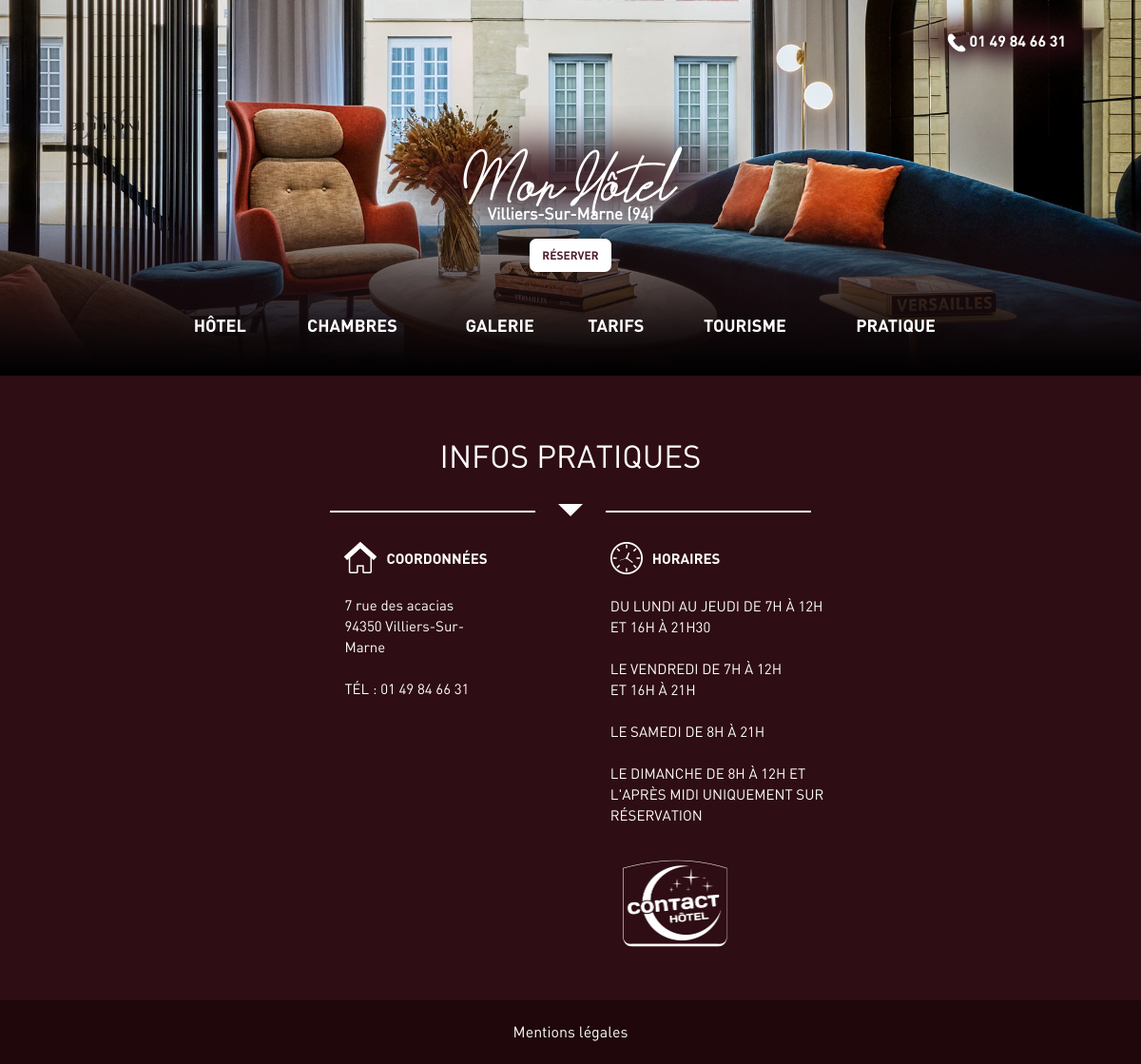
Page /infos_pratiques on the committed database.
### tables this page shows
CREATE TABLE `horaires` (
  `id` int NOT NULL,
  `horaire` text NOT NULL
);

### src/controllers/Controller.php (called while the page is built, shortened)
<?php
abstract class Controller
{
    private $chemin = "../views/";
    protected function render($view, $variables = [])
    {
        extract($variables);
        require $this->chemin . $view . '.php';
        require $this->chemin . "/template/default.php";
    }
}

### src/controllers/InfosPratiquesController.php (called while the page is built, shortened)
<?php
class InfosPratiquesController extends Controller
{
    private $infospratiques;
    public function __construct()
    {
        $this->infospratiques = new InfosPratiquesModel;
    }
    private function getInfosPratiques()
    {
        return $this->infospratiques->getInfosPratiques();
    }
    public function index()
    {
        $infospratiques = $this->getInfosPratiques();
        $this->render('infos_pratiques', compact('infospratiques'));
    }
}

### src/app/Database.php (called while the page is built, shortened)
<?php
class Database
{
    private $dsn = "mysql:dbname=hotel;host=localhost;charset=utf8";
    private $login = "root";
    private $password = "";
    protected $pdo;
    public function __construct()
    {
        if ($this->pdo == null) {
            $this->pdo = new PDO($this->dsn, $this->login, $this->password);
            $this->pdo->setAttribute(PDO::ATTR_ERRMODE, PDO::ERRMODE_EXCEPTION);
            $this->pdo->setAttribute(PDO::ATTR_DEFAULT_FETCH_MODE, PDO::FETCH_OBJ);
            $this->pdo->setAttribute(PDO::MYSQL_ATTR_INIT_COMMAND, 'SET NAMES utf8');
        }
    }
    public function query($query, $params = null)
    {
        if ($params) {
            $req = $this->pdo->prepare($query);
            $req->execute($params);
        } else {
            $req = $this->pdo->query($query);
        }
        return $req;
    }
}

### src/models/DbModels.php (called while the page is built, shortened)
<?php
class DbModels
{
    public function __construct()
    {
        $this->db = new Database;
    }
}

### src/models/InfosPratiquesModel.php (called while the page is built, shortened)
<?php
class InfosPratiquesModel extends DbModels
{
    public function getInfosPratiques()
    {
        return $this->db->query('SELECT horaire FROM horaires')->fetchAll();
    }
}

### views/infos_pratiques.php (the view, shortened to what this page needs)
<div id="index-infos">
				<br>
				<div id="index-infos-titre">
					<label>INFOS PRATIQUES</label>
				</div>
				<br>
				<div class="barre-array-blanche"></div>
				<div class="arrow-down-blanche"></div>
				<div class="barre-array-blanche"></div>
				<br>
				<br>
				<div class="infos-table">
					<div class="infos-tablecell">
						<div class="infos-tablerow">
							<div class="infos-tablecell-picto"><img src="pics/infos/maison.png" alt="maison"></div>
							<div class="infos-tablecell-picto"><label class="infos-table-titre">COORDONNÉES</label></div>
						</div>
						<br>
						<div class="infos-tablerow">
							<label class="infos-details">
								7 rue des acacias<br>
								94350 Villiers-Sur-Marne
							</label>
						</div>
						<br>
						<div class="infos-tablerow">
							<label class="infos-details">
								TÉL : 01 49 84 66 31<br>
							</label>
						</div>
						<br>
					</div>
					<div class="infos-tablecell-droite">
						<div class="infos-tablerow">
							<div class="infos-tablecell-picto"><img src="pics/infos/horaires.png" alt="horaire"></div>
							<div class="infos-tablecell-picto"><label class="infos-table-titre">HORAIRES</label></div>
						</div>
						<br>
						<div class="infos-tablerow">
							<label class="infos-details">
							<?php foreach($infospratiques as $horaire): ?>
								<?php echo mb_strtoupper($horaire->horaire); ?>
								<br><br>
								<?php endforeach; ?>
							</label>
						</div>
						<div class="infos-tablerow">
							<img id="infos-contacthotel" src="pics/logo_une_couleur_web.png" alt="couleur">
						</div>
					</div>
				</div>
				<br>
				<br>
			</div>

### public/css/global.css (style rules this page uses)
html, body { height: 100%; margin: 0; padding: 0; font-family: Calibri, Candara, Segoe, Segoe UI, Optima, Arial, sans-serif; min-width: 285px; }
.arrow-down-blanche { display: inline-block; width: 0; height: 0; border-left: 13px solid transparent; border-right: 13px solid transparent; border-top: 13px solid #FFFFFF; margin-right: 20px; margin-left: 20px; }
.barre-array-blanche { display: inline-block; width: 18%; border-top: 2px solid #FFFFFF; height: 6px; }
#index-infos { background-color: #2e0d14; text-align: center; padding-top: 4%; }
#index-infos-titre { color: #FFFFFF; font-family: Din_Regular; font-size: 33px; }
.infos-table { display: table; margin: auto; width: 55%; }
.infos-tablerow { display: table-row; text-align: left; }
.infos-tablerow img { vertical-align: bottom; }
.infos-tablecell { display: table-cell; padding-left: 14%; }
.infos-tablecell-picto { display: table-cell; vertical-align: middle; }
.infos-tablecell-droite { display: table-cell; padding-left: 18%; }
.infos-table-titre { font-family: Din_Bold; font-size: 15px; color: #FFFFFF; }
.infos-details { font-family: Din_Regular; font-size: 15px; color: #FFFFFF; }
* { -webkit-box-sizing: border-box; -moz-box-sizing: border-box; box-sizing: border-box; }
#infos-contacthotel { width: 50%; min-width: 100px; }

### rows in the picture
horaires: horaire "DU LUNDI AU JEUDI DE 7H À 12H ET 16H À 21H30"
horaires: horaire "LE VENDREDI DE 7H À 12H ET 16H À 21H"
horaires: horaire "LE SAMEDI DE 8H À 21H"
horaires: horaire "LE DIMANCHE DE 8H À 12H ET L'APRÈS MIDI UNIQUEMENT SUR RÉSERVATION"

### other values in the picture
$titre "Mon Hôtel"
$sous_titre "Villiers-Sur-Marne (94)"
$tel "01 49 84 66 31"
